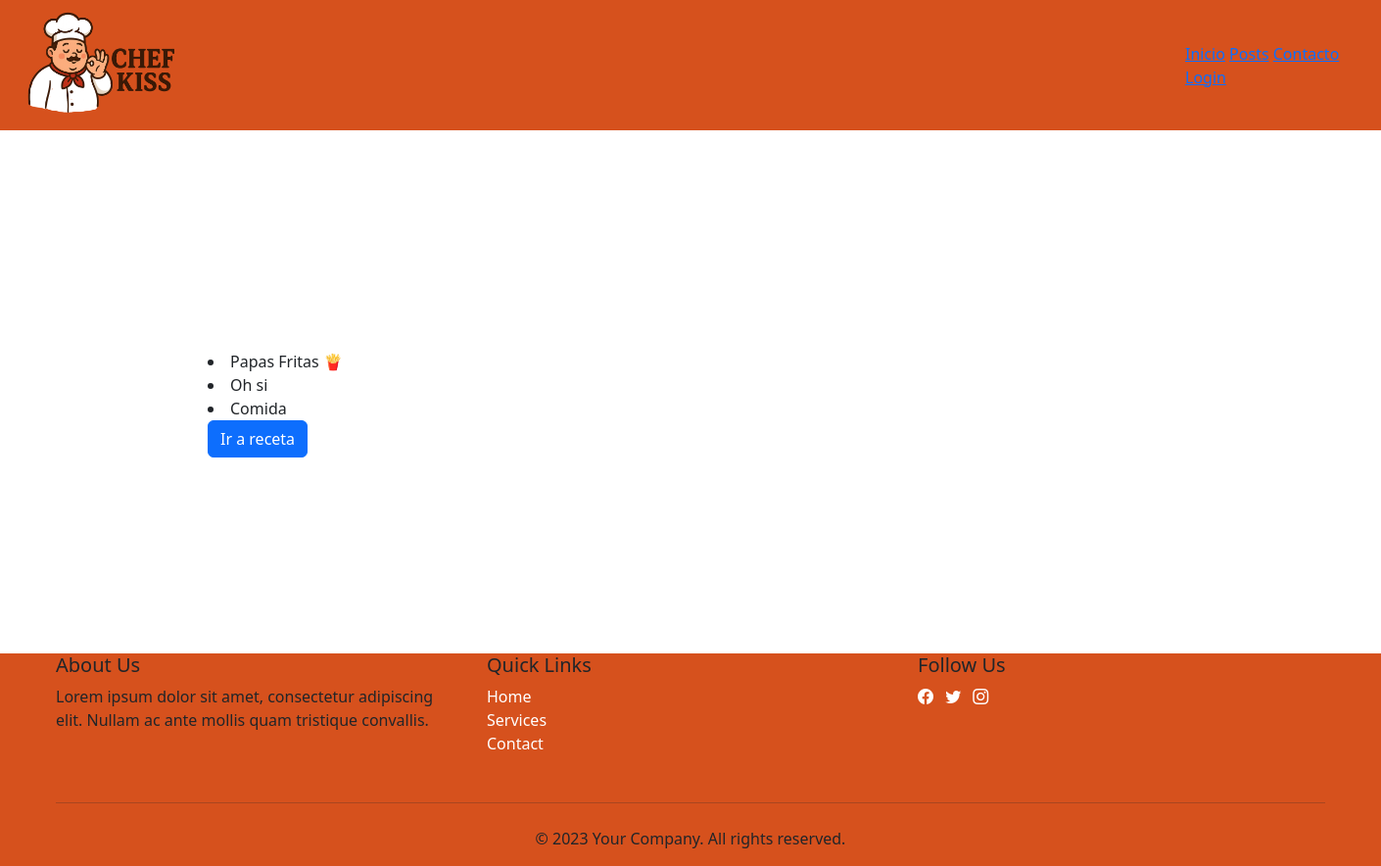
/posts/, run on the app's committed database.
### apps/posts/models.py (models this page shows, shortened)
class Post(models.Model):
    titulo = models.CharField(max_length=50,null=False)
    subtitulo = models.CharField(max_length=50,null=False)
    fecha = models.DateField(auto_now_add=True)
    texto = models.TextField(null=False)
    activo = models.BooleanField(default=True)
    categoria = models.ForeignKey(Categoria, on_delete=models.SET_NULL,null=True, default='Sin categoría')
    imagen = models.ImageField(null=True,blank=True,upload_to="media",default='static/post_default.png')
    publicado = models.DateField(default=timezone.now)
    autor = models.ForeignKey(settings.AUTH_USER_MODEL, on_delete=models.CASCADE,null=True)
    class Meta:
        ordering = ('-publicado',)

class Categoria(models.Model):
    nombre = models.CharField(max_length=30,null=False)
    def __str__(self):
        return self.nombre

### apps/posts/views.py (the view)
# urls.py: path('posts/',PostListView.as_view(),name="posts"),
class PostListView(ListView):
    model=Post
    template_name = "posts/posts.html"
    context_object_name = "posts"

### apps/posts/templatetags/colaborador_tags.py (called while the page is built)
@register.filter(name='has_group')
def has_group(user, group_name):
    return user.groups.filter(name=group_name).exists()

### templates/posts/posts.html (shortened to what this page needs)
{%extends 'base.html'%}
{% load static %}
{% load colaborador_tags %}
{%block contenido%}
<div class="container-fluid" style="margin: 200px;">
    {% for i in posts%}
        <br>
        <li>{{i.titulo}}</li>
        <li>{{i.subtitulo}}</li>
        <li>{{i.categoria}}</li>
        <a
            name=""
            id=""
            class="btn btn-primary"
            href="{% url 'apps.posts:post_individual' i.id %}"
            role="button"
            >Ir a receta</a
        >
        {% empty %}
        <h1>No hay registros</h1>
    {%endfor%}
</div>
{% endblock %}

### data on the page
Post: titulo "Papas Fritas 🍟", subtitulo "Oh si", categoria "Comida"
